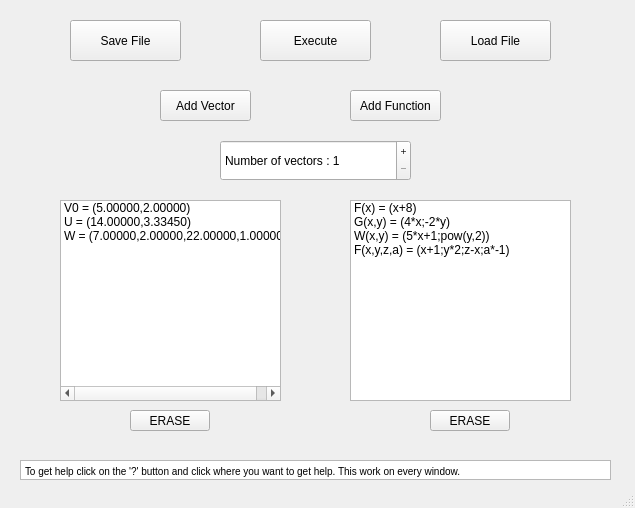
<?xml version="1.0" encoding="UTF-8"?>
<ui version="4.0">
 <class>MainWindow</class>
 <widget class="QMainWindow" name="MainWindow">
  <property name="geometry">
   <rect>
    <x>0</x>
    <y>0</y>
    <width>635</width>
    <height>508</height>
   </rect>
  </property>
  <property name="windowTitle">
   <string>Gestion d'Evalutation Vectorielle</string>
  </property>
  <property name="whatsThis">
   <string>&lt;html&gt;&lt;head/&gt;&lt;body&gt;&lt;p&gt;You can add vector with the add vector button same for the add function.&lt;/p&gt;&lt;p&gt;To get the trajectory, the statistics and the list of vector you have to select one vector in the list of the same name and one function in the list of the same name and then click on execute.&lt;/p&gt;&lt;p&gt;To load a file just click on load file.&lt;/p&gt;&lt;p&gt;To save something do the same as for the execute button but at the end click on save file.&lt;/p&gt;&lt;/body&gt;&lt;/html&gt;</string>
  </property>
  <widget class="QWidget" name="centralwidget">
   <widget class="QListWidget" name="listWidget_vect">
    <property name="geometry">
     <rect>
      <x>60</x>
      <y>200</y>
      <width>221</width>
      <height>201</height>
     </rect>
    </property>
    <item>
     <property name="text">
      <string>V0 = (5.00000,2.00000)</string>
     </property>
    </item>
    <item>
     <property name="text">
      <string>U = (14.00000,3.33450)</string>
     </property>
    </item>
    <item>
     <property name="text">
      <string>W = (7.00000,2.00000,22.00000,1.00000)</string>
     </property>
    </item>
   </widget>
   <widget class="QPushButton" name="Button_excute">
    <property name="geometry">
     <rect>
      <x>260</x>
      <y>20</y>
      <width>111</width>
      <height>41</height>
     </rect>
    </property>
    <property name="whatsThis">
     <string>&lt;html&gt;&lt;head/&gt;&lt;body&gt;&lt;p&gt;To dispay the list of vectors, the trajectory and the statictics.&lt;/p&gt;&lt;p&gt;&lt;br/&gt;&lt;/p&gt;&lt;p&gt;Please select one vector and one funtion.&lt;/p&gt;&lt;/body&gt;&lt;/html&gt;</string>
    </property>
    <property name="text">
     <string>Execute</string>
    </property>
   </widget>
   <widget class="QListWidget" name="listWidget_funct">
    <property name="geometry">
     <rect>
      <x>350</x>
      <y>200</y>
      <width>221</width>
      <height>201</height>
     </rect>
    </property>
    <item>
     <property name="text">
      <string>F(x) = (x+8)</string>
     </property>
    </item>
    <item>
     <property name="text">
      <string>G(x,y) = (4*x;-2*y)</string>
     </property>
    </item>
    <item>
     <property name="text">
      <string>W(x,y) = (5*x+1;pow(y,2))</string>
     </property>
    </item>
    <item>
     <property name="text">
      <string>F(x,y,z,a) = (x+1;y*2;z-x;a*-1)</string>
     </property>
    </item>
   </widget>
   <widget class="QPushButton" name="Button_erase_vect">
    <property name="geometry">
     <rect>
      <x>130</x>
      <y>410</y>
      <width>80</width>
      <height>21</height>
     </rect>
    </property>
    <property name="text">
     <string>ERASE</string>
    </property>
   </widget>
   <widget class="QSpinBox" name="SpinBox_nbr_vect">
    <property name="geometry">
     <rect>
      <x>220</x>
      <y>140</y>
      <width>191</width>
      <height>41</height>
     </rect>
    </property>
    <property name="whatsThis">
     <string>&lt;html&gt;&lt;head/&gt;&lt;body&gt;&lt;p&gt;How many vector do you want to be calculat.&lt;/p&gt;&lt;/body&gt;&lt;/html&gt;</string>
    </property>
    <property name="buttonSymbols">
     <enum>QAbstractSpinBox::PlusMinus</enum>
    </property>
    <property name="prefix">
     <string>Number of vectors : </string>
    </property>
    <property name="minimum">
     <number>1</number>
    </property>
    <property name="maximum">
     <number>1000</number>
    </property>
   </widget>
   <widget class="QPushButton" name="Button_addfunct">
    <property name="geometry">
     <rect>
      <x>350</x>
      <y>90</y>
      <width>91</width>
      <height>31</height>
     </rect>
    </property>
    <property name="whatsThis">
     <string>&lt;html&gt;&lt;head/&gt;&lt;body&gt;&lt;p&gt;Add function&lt;/p&gt;&lt;/body&gt;&lt;/html&gt;</string>
    </property>
    <property name="text">
     <string>Add Function</string>
    </property>
   </widget>
   <widget class="QPushButton" name="Button_addvect">
    <property name="geometry">
     <rect>
      <x>160</x>
      <y>90</y>
      <width>91</width>
      <height>31</height>
     </rect>
    </property>
    <property name="whatsThis">
     <string>&lt;html&gt;&lt;head/&gt;&lt;body&gt;&lt;p&gt;Add vector&lt;/p&gt;&lt;/body&gt;&lt;/html&gt;</string>
    </property>
    <property name="text">
     <string>Add Vector</string>
    </property>
   </widget>
   <widget class="QPushButton" name="Button_load">
    <property name="geometry">
     <rect>
      <x>440</x>
      <y>20</y>
      <width>111</width>
      <height>41</height>
     </rect>
    </property>
    <property name="whatsThis">
     <string>&lt;html&gt;&lt;head/&gt;&lt;body&gt;&lt;p&gt;Load file &lt;/p&gt;&lt;p&gt;&lt;br/&gt;&lt;/p&gt;&lt;p&gt;The initial vector will be add in the left list&lt;/p&gt;&lt;p&gt;The function will be add in the right list&lt;/p&gt;&lt;/body&gt;&lt;/html&gt;</string>
    </property>
    <property name="text">
     <string>Load File</string>
    </property>
   </widget>
   <widget class="QPushButton" name="Button_erase_funct">
    <property name="geometry">
     <rect>
      <x>430</x>
      <y>410</y>
      <width>80</width>
      <height>21</height>
     </rect>
    </property>
    <property name="text">
     <string>ERASE</string>
    </property>
   </widget>
   <widget class="QPushButton" name="Button_save">
    <property name="geometry">
     <rect>
      <x>70</x>
      <y>20</y>
      <width>111</width>
      <height>41</height>
     </rect>
    </property>
    <property name="whatsThis">
     <string>&lt;html&gt;&lt;head/&gt;&lt;body&gt;&lt;p&gt;To save the list of vectors, the trajectory and the statictics.&lt;/p&gt;&lt;p&gt;&lt;br/&gt;&lt;/p&gt;&lt;p&gt;Please select one vecteur and on function.&lt;/p&gt;&lt;/body&gt;&lt;/html&gt;</string>
    </property>
    <property name="text">
     <string>Save File</string>
    </property>
   </widget>
   <widget class="QTextBrowser" name="textBrowser">
    <property name="geometry">
     <rect>
      <x>20</x>
      <y>460</y>
      <width>591</width>
      <height>20</height>
     </rect>
    </property>
    <property name="verticalScrollBarPolicy">
     <enum>Qt::ScrollBarAlwaysOff</enum>
    </property>
    <property name="horizontalScrollBarPolicy">
     <enum>Qt::ScrollBarAlwaysOff</enum>
    </property>
    <property name="html">
     <string>&lt;!DOCTYPE HTML PUBLIC &quot;-//W3C//DTD HTML 4.0//EN&quot; &quot;http://www.w3.org/TR/REC-html40/strict.dtd&quot;&gt;
&lt;html&gt;&lt;head&gt;&lt;meta name=&quot;qrichtext&quot; content=&quot;1&quot; /&gt;&lt;style type=&quot;text/css&quot;&gt;
p, li { white-space: pre-wrap; }
&lt;/style&gt;&lt;/head&gt;&lt;body style=&quot; font-family:'MS Shell Dlg 2'; font-size:7.8pt; font-weight:400; font-style:normal;&quot;&gt;
&lt;p style=&quot; margin-top:0px; margin-bottom:0px; margin-left:0px; margin-right:0px; -qt-block-indent:0; text-indent:0px;&quot;&gt;To get help click on the '?' button and click where you want to get help. This work on every window.&lt;/p&gt;&lt;/body&gt;&lt;/html&gt;</string>
    </property>
   </widget>
  </widget>
  <widget class="QStatusBar" name="statusbar"/>
 </widget>
 <resources/>
 <connections/>
</ui>
